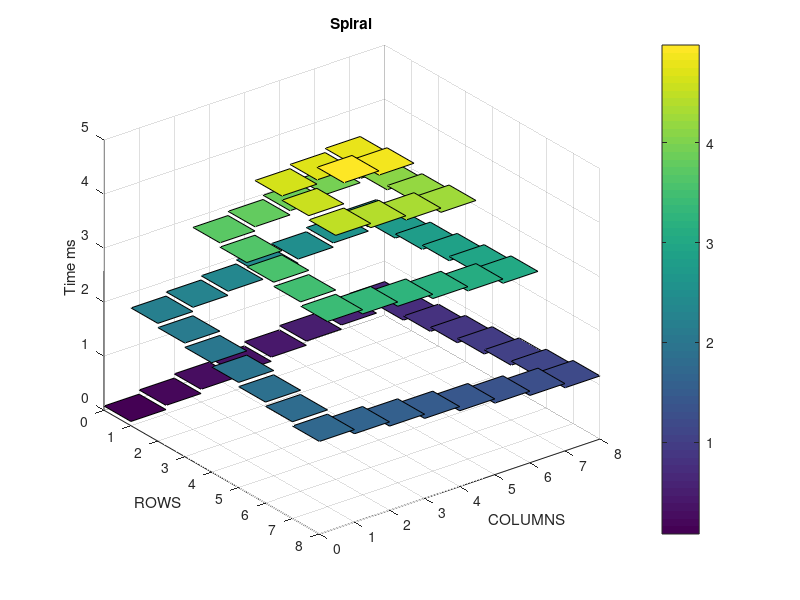
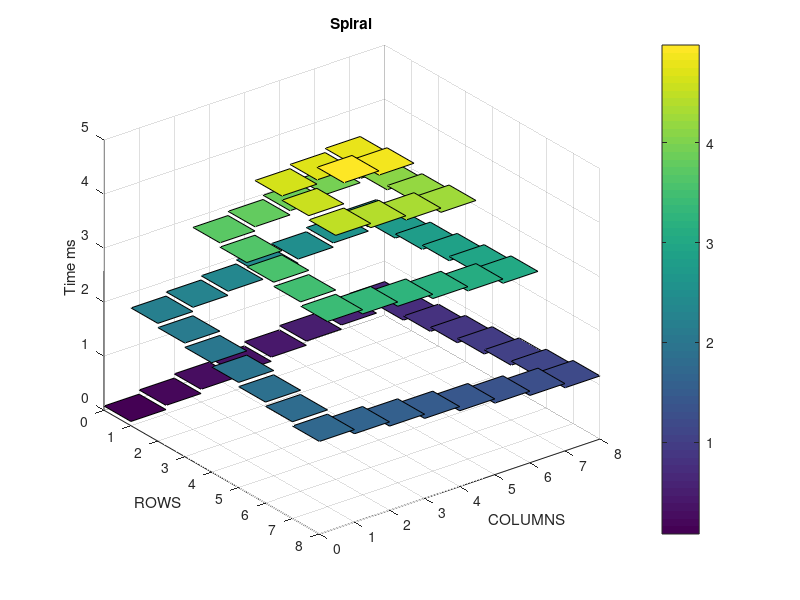

MATLAB code for these plots, in order:
%function []=spiralNxM(N,M,freq)

%         <------- N ------>
%         ^ Pix0 Pix1 .....
%         |   .
%         |     .
%         M       .
%         |         .
%         |           .PixN,M

tic;

clear all;clc;close all;

N = 8; 
M = 8;
freq = 100;
rpm = freq*60;

curr_path = pwd;
PATH_input = '/home/netware/users/jpgironruiz/Desktop/Documents/Cadence_analysis/Inputs/';
cd(PATH_input);
nameSignal = strcat('spiral_ATIS_',int2str(N),'X',int2str(M),'_',int2str(freq));
name_folder = strcat(nameSignal,'/');
[s,mess1,mess2]=mkdir(name_folder);
if (~strcmp(mess1,''))
   
    rmdir(name_folder,'s');
    mkdir(name_folder);
end
PATH_input = strcat(PATH_input,nameSignal,'/');
cd(curr_path);
pixel = 0;
start_col = 1;end_Col = N;
start_row = 2;end_row = M;

I0 = 20e-15;
quant_pixel = N*M;
Ich1 = linspace(18e-12,1e-9,quant_pixel);
delta_Ich1 = Ich1(2) - Ich1(1);
I_ph = 1e-9;

scaleTime = 1e3;

state = 0;

Array = I0*ones(M,N);
i = 1;j=1;
samples = 2;
T = 1/freq;
delta_time = T/quant_pixel;
vec_time = linspace(0,T,2*samples*N*M+2); % + 2 para incluir un pequeno delay 
len_t=length(vec_time);
t_start=vec_time(1);
t_stop=vec_time(len_t);


Matrix_pixels = zeros(len_t,N*M);

% Only for the plot

X = 0:2*N-1;
Y = 0:2*M-1;
z  = zeros(2*M,2*N);
h = figure(1);

% y -> Columns
% x -> Rows


% Ajustando el primer valor

Matrix_pixels(:,:) = I0;
Matrix_pixels(:,:) = I0;
ind_time_start1 = 3;
ind_time_start2 = len_t/2 + 3;


% Se contruye una matriz de N*M con numeros del 1 hasta N*M

Matrix_next_pixel = zeros(M,N);
pix = 1;
for row=1:N
    
    for col=1:M
        
        Matrix_next_pixel(row,col) = pix;
        pix = pix + 1;
        
    end
    
end



% Only are fired ON spikes between 0 to T/2

while (pixel < quant_pixel)
   
   z(:,:) = NaN;
   
   
      
   switch state
       
       case 0
           
            % the gradient go to rigth
            if ( j < end_Col)
                
                ind_pix = Matrix_next_pixel(i,j);
                
                time1 = vec_time(pixel+ind_time_start1);
                Matrix_pixels(ind_time_start1+pixel:len_t,ind_pix) = I_ph;
                Matrix_pixels(ind_time_start1+pixel+1:len_t,ind_pix) = I_ph;
                ind_time_start1 = ind_time_start1 + 1;
                % --- plot ---%
                y1  = i;
                y2  = y1+1;
                x1  = j;
                x2  = x1+1;
                z([y1 y2],[x1 x2]) = scaleTime*time1;
                surf(X,Y,z)
                hold on
                grid on
                % --- End plot ---%
                j = j + 1;
                pixel = pixel + 1;
                I_ph = I_ph - delta_Ich1; 
            else
                end_Col = end_Col - 1;
                state = 1;
                %export = false;
            end
            
       case 1
       
            % The gradient is downing by one column
            if ( i < end_row )
                
                ind_pix = Matrix_next_pixel(i,j);
                %fprintf('Pixel Nro = %d \n',ind_pix)
                time1 = vec_time(pixel+ind_time_start1);
                Matrix_pixels(ind_time_start1+pixel:len_t,ind_pix) = I_ph;
                Matrix_pixels(ind_time_start1+pixel+1:len_t,ind_pix) = I_ph;
                ind_time_start1 = ind_time_start1 + 1;
                
                % --- plot ---%
                y1  = i;
                y2  = y1+1;
                x1  = j;
                x2  = x1+1;
                z([y1 y2],[x1 x2]) = scaleTime*time1;
                surf(X,Y,z)
                hold on
                grid on
                % --- End plot ---%
                
                i = i + 1;
                pixel = pixel + 1;
                I_ph = I_ph - delta_Ich1;
            else
                end_row = end_row - 1;
                state = 2;
                %export = false;
            end
       case 2
           
            % el gradiente esta yendo de derecha a izquierda
            if ( j > start_col)
                
                ind_pix = Matrix_next_pixel(i,j);
                %fprintf('Pixel Nro = %d \n',ind_pix)
                time1 = vec_time(pixel+ind_time_start1);
                Matrix_pixels(ind_time_start1+pixel:len_t,ind_pix) = I_ph;
                Matrix_pixels(ind_time_start1+pixel+1:len_t,ind_pix) = I_ph;
                ind_time_start1 = ind_time_start1 + 1;
                
                % --- plot ---%
                y1  = i;
                y2  = y1+1;
                x1  = j;
                x2  = x1+1;
                z([y1 y2],[x1 x2]) = scaleTime*time1;
                surf(X,Y,z)
                hold on
                grid on
                % --- End plot ---%
                
                j = j - 1;
                pixel = pixel + 1;
                I_ph = I_ph - delta_Ich1;
            else
                start_col = start_col + 1;
                state = 3;
                %export = false;
            end
       case 3
           
           % El gradiente esta subiendo por una columna
           if ( i >= start_row) 
               
               ind_pix = Matrix_next_pixel(i,j);
               time1 = vec_time(pixel+ind_time_start1);
               Matrix_pixels(ind_time_start1+pixel:len_t,ind_pix) = I_ph;
               Matrix_pixels(ind_time_start1+pixel+1:len_t,ind_pix) = I_ph;
               ind_time_start1 = ind_time_start1 + 1;
               % --- plot ---%
               y1  = i;
               y2  = y1+1;
               x1  = j;
               x2  = x1+1;
               z([y1 y2],[x1 x2]) = scaleTime*time1;
               surf(X,Y,z)
               hold on
               grid on
               % --- End plot ---%

               
               i = i - 1;
               pixel = pixel + 1;
               I_ph = I_ph - delta_Ich1;
           else
               i = i + 1;
               j = j + 1;
               start_row = start_row + 1;
               %export = false;
               if pixel+1 == quant_pixel
                   
                   state = 4;
               else
                   state = 0;
               end
               
           end
       case 4
           % Left one pixel only!
           
           ind_pix = Matrix_next_pixel(i,j);
           time1 = vec_time(pixel+ind_time_start1);
           Matrix_pixels(ind_time_start1+pixel:len_t,ind_pix) = I_ph;
           Matrix_pixels(ind_time_start1+pixel+1:len_t,ind_pix) = I_ph;
           ind_time_start1 = ind_time_start1 + 1;
                      
           pixel = pixel + 1;
           %export = true;
           % --- plot ---%
           y1  = i;
           y2  = y1+1;
           x1  = j;
           x2  = x1+1;
           z([y1 y2],[x1 x2]) = scaleTime*time1;
           surf(X,Y,z)
           hold on
           grid on
           % --- End plot ---%
   end
   
end


% Only are fired OFF spikes between T/2 to T

%{

pixel = 0;
state = 0;
start_col = 1;end_Col = N;
start_row = 2;end_row = M;
i = 1;j=1;

while (pixel < quant_pixel)
   
   %z(:,:) = NaN;
   
      
   switch state
       
       case 0
           
            % the gradient go to rigth
            if ( j < end_Col)
                ind_pix = Matrix_next_pixel(i,j);
                time1 = vec_time(pixel+ind_time_start1);
                Matrix_pixels(ind_time_start1+pixel:len_t,ind_pix) = Ich2(ind_pix);
                Matrix_pixels(ind_time_start1+pixel+1:len_t,ind_pix) = Ich2(ind_pix);
                ind_time_start1 = ind_time_start1 + 1;
                % --- plot ---%
                %y1  = i;
                %y2  = y1+1;
                %x1  = j;
                %x2  = x1+1;
                %z([y1 y2],[x1 x2]) = scaleTime*time1;
                %surf(X,Y,z)
                %hold on
                %grid on
                % --- End plot ---%
                j = j + 1;
                pixel = pixel + 1;
                %export = true;
            else
                end_Col = end_Col - 1;
                state = 1;
                %export = false;
            end
            
       case 1
       
            % The gradient is downing by one column
            if ( i < end_row )
                %Array(i,j) = Ich(pixel+1);
                ind_pix = Matrix_next_pixel(i,j);
                time1 = vec_time(pixel+ind_time_start1);
                Matrix_pixels(ind_time_start1+pixel:len_t,ind_pix) = Ich2(ind_pix);
                Matrix_pixels(ind_time_start1+pixel+1:len_t,ind_pix) = Ich2(ind_pix);
                ind_time_start1 = ind_time_start1 + 1;
                
                % --- plot ---%
                %y1  = i;
                %y2  = y1+1;
                %x1  = j;
                %x2  = x1+1;
                %z([y1 y2],[x1 x2]) = scaleTime*time1;
                %surf(X,Y,z)
                %hold on
                %grid on
                % --- End plot ---%
                
                i = i + 1;
                pixel = pixel + 1;
                %export = true;
            else
                end_row = end_row - 1;
                state = 2;
                %export = false;
            end
       case 2
           
            % el gradiente esta yendo de derecha a izquierda
            if ( j > start_col)
                %Array(i,j) = Ich(pixel+1);
                ind_pix = Matrix_next_pixel(i,j);
                time1 = vec_time(pixel+ind_time_start1);
                Matrix_pixels(ind_time_start1+pixel:len_t,ind_pix) = Ich2(ind_pix);
                Matrix_pixels(ind_time_start1+pixel+1:len_t,ind_pix) = Ich2(ind_pix);
                ind_time_start1 = ind_time_start1 + 1;
                
                % --- plot ---%
                %y1  = i;
                %y2  = y1+1;
                %x1  = j;
                %x2  = x1+1;
                %z([y1 y2],[x1 x2]) = scaleTime*time1;
                %surf(X,Y,z)
                %hold on
                %grid on
                % --- End plot ---%
                
                j = j - 1;
                pixel = pixel + 1;
                %export = true;
            else
                start_col = start_col + 1;
                state = 3;
                %export = false;
            end
       case 3
           
           % El gradiente esta subiendo por una columna
           if ( i >= start_row) 
               %Array(i,j) = Ich(pixel+1);
               ind_pix = Matrix_next_pixel(i,j);
               time1 = vec_time(pixel+ind_time_start1);
               Matrix_pixels(ind_time_start1+pixel:len_t,ind_pix) = Ich2(ind_pix);
               Matrix_pixels(ind_time_start1+pixel+1:len_t,ind_pix) = Ich2(ind_pix);
               ind_time_start1 = ind_time_start1 + 1;
               % --- plot ---%
               %y1  = i;
               %y2  = y1+1;
               %x1  = j;
               %x2  = x1+1;
               %z([y1 y2],[x1 x2]) = scaleTime*time1;
               %surf(X,Y,z)
               %hold on
               %grid on
               % --- End plot ---%

               
               i = i - 1;
               pixel = pixel + 1;
               %export = true;
           else
               i = i + 1;
               j = j + 1;
               start_row = start_row + 1;
               if pixel+1 == quant_pixel
                   
                   state = 4;
               else
                   state = 0;
               end
               
           end
       case 4
           % Left one pixel only!
           ind_pix = Matrix_next_pixel(i,j);
           time1 = vec_time(pixel+ind_time_start1);
           Matrix_pixels(ind_time_start1+pixel:len_t,ind_pix) = Ich2(ind_pix);
           Matrix_pixels(ind_time_start1+pixel+1:len_t,ind_pix) = Ich2(ind_pix);
           ind_time_start1 = ind_time_start1 + 1;
                      
           pixel = pixel + 1;
           % --- plot ---%
           %y1  = i;
           %y2  = y1+1;
           %x1  = j;
           %x2  = x1+1;
           %z([y1 y2],[x1 x2]) = scaleTime*time1;
           %surf(X,Y,z)
           %hold on
           %grid on
           % --- End plot ---%
   end
end

%}

cd(PATH_input)


% Interpolation


time_interp = linspace(0,T,len_t*50);

parfor pixel=1:quant_pixel
    
   I_pd=Matrix_pixels(:,pixel);
   I_pd_interp = interp1(vec_time',I_pd,time_interp','linear');
   name_file = strcat(nameSignal,'_',int2str(pixel-1),'.csv');
   dlmwrite(name_file,[time_interp' I_pd_interp],'delimiter',' ','precision',10,'newline','unix'); 
end


period = T;
fid = fopen('README.txt','wt');
fprintf(fid,' N %d\n M %d\n T %d \n freq %d (Hz) \n Sample %d \n RPM %d \n',N,M,period,1/period,samples,rpm);
fclose(fid);



colorbar;
set(gca,'xtick',X);
set(gca,'ytick',Y);
set(gca,'Ydir','reverse')
xlabel('COLUMNS')
ylabel('ROWS')
zlabel('Time ms')
name_title = 'Spiral';
title(name_title)
xlim([0 N])
ylim([0 M])
saveas(h,nameSignal,'fig')
saveas(h,nameSignal,'png')
cd(curr_path)
toc;